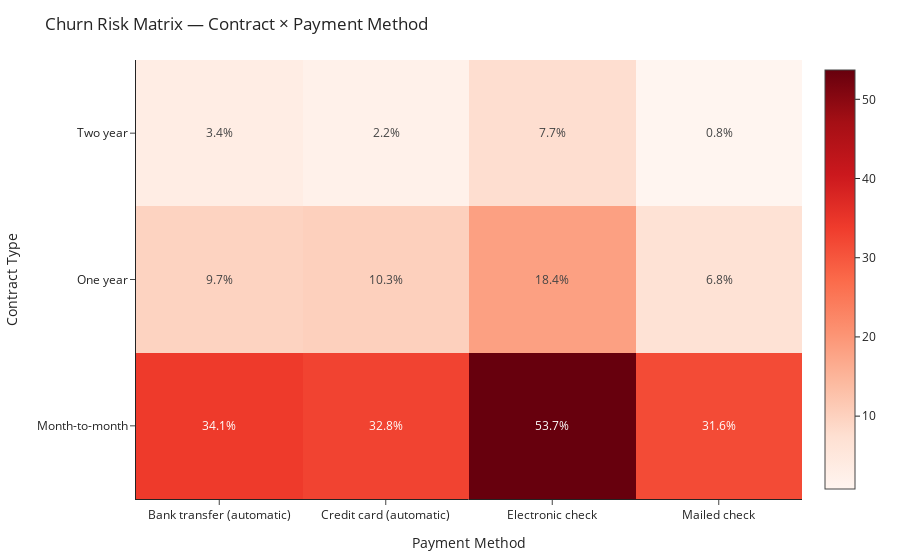

The notebook cell this image was saved under:
### Markdown cell above
## Which Contract and Payment Combinations Are Riskiest?

### Code cell
# Aggregate churn by Contract & PaymentMethod
matrix = (
    df.groupby(["Contract","PaymentMethod"])
      .agg(customers=("customerID","count"),
           churn_yes=("Churn", lambda s: (s=="Yes").sum()))
      .reset_index()
)
matrix["churn_rate"] = (matrix["churn_yes"]/matrix["customers"]*100).round(1)

# Heatmap style
fig = go.Figure(data=go.Heatmap(
    x=matrix["PaymentMethod"],
    y=matrix["Contract"],
    z=matrix["churn_rate"],
    text=matrix["churn_rate"].astype(str)+"%",
    texttemplate="%{text}",
    colorscale="Reds",
    hovertemplate="Contract: %{y}<br>Payment: %{x}<br>Churn Rate: %{z:.1f}%<extra></extra>"
))

fig.update_layout(
    title="Churn Risk Matrix — Contract × Payment Method",
    xaxis_title="Payment Method",
    yaxis_title="Contract Type",
    margin=dict(l=80, r=40, t=60, b=60),
    template="simple_white"
)

fig.show()

### Figure 1 — Plotly figure (JSON) as saved in the notebook; plotly's stock layout.template omitted (floating-point values rounded to 4 significant figures)
{"data": [{"colorscale": [[0, "rgb(255,245,240)"], [0.125, "rgb(254,224,210)"], [0.25, "rgb(252,187,161)"], [0.375, "rgb(252,146,114)"], [0.5, "rgb(251,106,74)"], [0.625, "rgb(239,59,44)"], [0.75, "rgb(203,24,29)"], [0.875, "rgb(165,15,21)"], [1, "rgb(103,0,13)"]], "hovertemplate": "Contract: %{y}<br>Payment: %{x}<br>Churn Rate: %{z:.1f}%<extra></extra>", "text": ["34.1%", "32.8%", "53.7%", "31.6%", "9.7%", "10.3%", "18.4%", "6.8%", "3.4%", "2.2%", "7.7%", "0.8%"], "texttemplate": "%{text}", "type": "heatmap", "x": ["Bank transfer (automatic)", "Credit card (automatic)", "Electronic check", "Mailed check", "Bank transfer (automatic)", "Credit card (automatic)", "Electronic check", "Mailed check", "Bank transfer (automatic)", "Credit card (automatic)", "Electronic check", "Mailed check"], "y": ["Month-to-month", "Month-to-month", "Month-to-month", "Month-to-month", "One year", "One year", "One year", "One year", "Two year", "Two year", "Two year", "Two year"], "z": [34.1, 32.8, 53.7, 31.6, 9.7, 10.3, 18.4, 6.8, 3.4, 2.2, 7.7, 0.8]}], "layout": {"margin": {"b": 60, "l": 80, "r": 40, "t": 60}, "title": {"text": "Churn Risk Matrix — Contract × Payment Method"}, "xaxis": {"title": {"text": "Payment Method"}}, "yaxis": {"title": {"text": "Contract Type"}}}}
